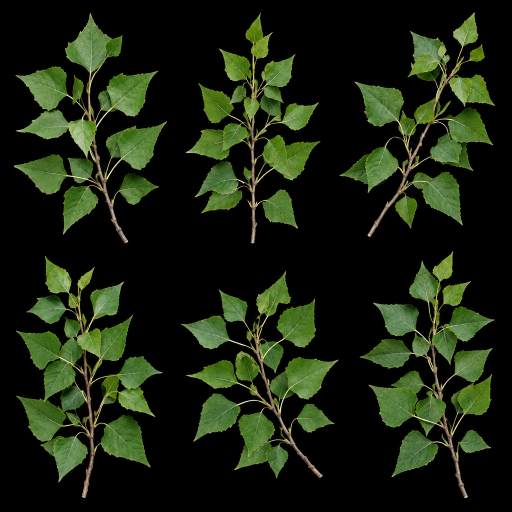
#> input picture source/environment/dabudong_1950/poplar/poplar_branches.png, 1024 x 1024 px, found by its file name (shown at 1/2 size)
$ python prep_textures.py poplar_branches.png poplar_tree.png
#> lines starting #> are read from the running program, lines starting #| are printed output that depends on the picture; after the words box and inside, x2 and y2 are one past the last pixel; in counts of white or black regions, pixels touching at a corner belong together
# Turns the three generated images into the poplar's game textures (2026-11-15).
#   poplar_branches.png  six leafy branches on black   -> T_Poplar_Branches.png (RGBA, colour bled under the alpha)
#   poplar_tree.png      the whole tree on white       -> T_Poplar_Far.png      (RGBA, for the far cross-planes)
#   poplar_bark.png      bark                          -> T_Poplar_Bark.png     (made to tile, darkened a little)
# Also writes branches.json: the box of each branch in the atlas (u0, v0, u1, v1, with v up) and where its stem
# enters (the foot of the twig), for make_poplar.py.
#   python prep_textures.py <dir with the three source images> <out dir>
import sys, json
import numpy as np
from PIL import Image, ImageFilter

src, out = sys.argv[1], sys.argv[2]


def bleed(rgb, alpha, rounds=24):
    # pushes the colour of the opaque texels outward so mips and filtering never pick up the background
    rgb = rgb.astype(np.float64).copy(); mask = alpha > 0.5
    for _ in range(rounds):
        if mask.all(): break
        acc = np.zeros_like(rgb); cnt = np.zeros(mask.shape)
        for dy, dx in ((0, 1), (0, -1), (1, 0), (-1, 0), (1, 1), (1, -1), (-1, 1), (-1, -1)):
            sm = np.roll(mask, (dy, dx), (0, 1)); acc += np.roll(rgb, (dy, dx), (0, 1)) * sm[..., None]; cnt += sm
        new = (~mask) & (cnt > 0)
        rgb[new] = acc[new] / cnt[new][:, None]; mask |= new
    rgb[~mask] = rgb[mask].mean(0)
    return rgb


# ---- branches: black background -> alpha
im = np.asarray(Image.open(src + '/poplar_branches.png').convert('RGB'), np.float64) / 255
lum = im.max(2)
a = np.clip((lum - 0.07) / 0.10, 0, 1)
a = np.asarray(Image.fromarray((a * 255).astype(np.uint8)).filter(ImageFilter.GaussianBlur(0.6)), np.float64) / 255
rgb = bleed(im, a)
#> in bleed, `mask = alpha > 0.5`: mask: shape (1024, 1024) bool; 27.7% white; 9 white regions (3 under 20 px), largest, box (x1, y1, x2, y2) and area: (32, 511, 326, 996) 55311, (28, 25, 334, 487) 49719, (719, 502, 990, 996) 49323, (362, 542, 677, 957) 48869, (679, 24, 990, 474) 45555, (371, 25, 641, 487) 41701
#> the loop in bleed, `for _ in range(rounds):` made 24 passes
#> pass 1, in bleed, `new = (~mask) & (cnt > 0)`:
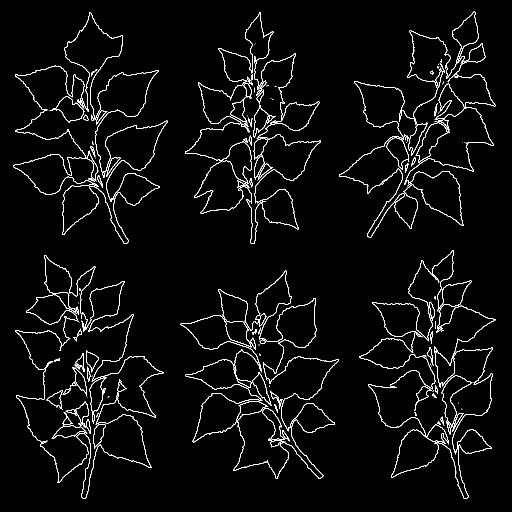
#> new: shape (1024, 1024) bool (shown at 1/2 size); 3.4% white in thin lines or dots, all inside (x1, y1, x2, y2) = (27, 23, 991, 997)
#> after the loop in bleed, `for _ in range(rounds):`: mask: shape (1024, 1024) bool; 68.7% white; 1 black region, box (x1, y1, x2, y2) and area: (0, 0, 1024, 1024) 328714
# August in a drought year: the leaves are a tired, dusty green, not a spring green
rgb = rgb * np.array([0.92, 0.86, 0.74]) + np.array([0.035, 0.03, 0.01])
H, W = a.shape
#> H = 1024; W = 1024
Image.fromarray(np.dstack([np.clip(rgb, 0, 1), a]).__mul__(255).astype(np.uint8), 'RGBA').save(out + '/T_Poplar_Branches.png')
boxes = []
for r in range(2):
    for c in range(3):
        y0, y1, x0, x1 = r * H // 2, (r + 1) * H // 2, c * W // 3, (c + 1) * W // 3
        cell = a[y0:y1, x0:x1] > 0.3
        ys, xs = np.where(cell)
        if len(ys) == 0: continue
        bx0, bx1, by0, by1 = xs.min() + x0 - 4, xs.max() + x0 + 4, ys.min() + y0 - 4, ys.max() + y0 + 4
        # the foot of the twig: the lowest opaque texels
        low = ys > ys.max() - 6
        foot = (xs[low].mean() + x0, ys.max() + y0)
        boxes.append(dict(u0=bx0 / W, u1=bx1 / W, v0=1 - by1 / H, v1=1 - by0 / H, foot_u=foot[0] / W, foot_v=1 - foot[1] / H,
                          aspect=(bx1 - bx0) / (by1 - by0)))
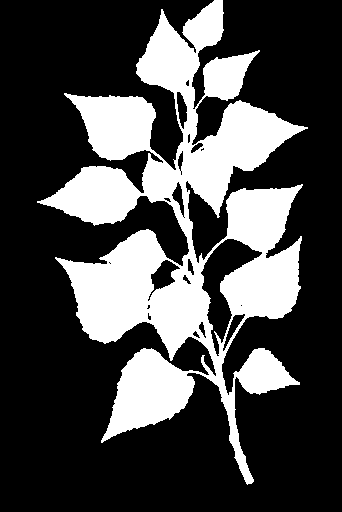
#> cell: shape (512, 342) bool; 28.4% white; 1 white region, box (x1, y1, x2, y2) and area: (37, 0, 308, 485) 49817
#> after the loop, boxes = 6 items
json.dump(boxes, open(out + '/branches.json', 'w'), indent=1)

# ---- whole tree: white background -> alpha
im = np.asarray(Image.open(src + '/poplar_tree.png').convert('RGB'), np.float64) / 255
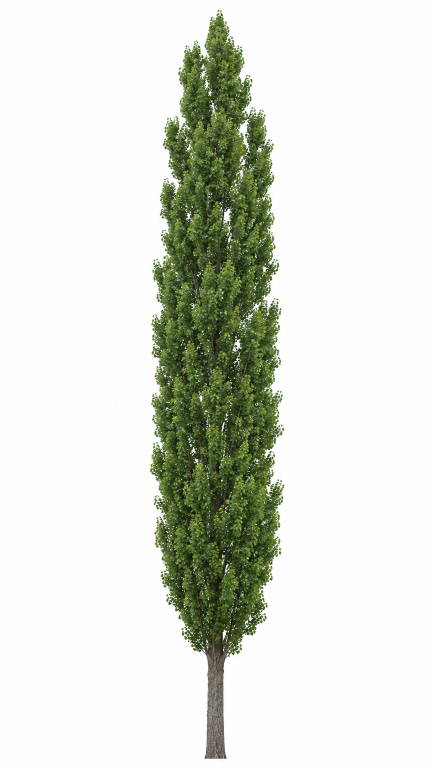
#> input picture source/environment/dabudong_1950/poplar/poplar_tree.png, 864 x 1536 px, found by its file name (shown at 1/2 size)
#> im: shape (1536, 864, 3) float64
whiteness = im.min(2)
a = np.clip((0.93 - whiteness) / 0.10, 0, 1)
#> a: shape (1536, 864) float64
a = np.asarray(Image.fromarray((a * 255).astype(np.uint8)).filter(ImageFilter.GaussianBlur(0.7)), np.float64) / 255
# the far planes are matched to the near foliage, which reads darker and greener once it is lit as a volume
rgb = bleed(im, a) * np.array([0.62, 0.74, 0.52]) + np.array([0.02, 0.025, 0.01])
#> call 2 of bleed, with rounds = 24
#> in bleed (call 2), `mask = alpha > 0.5`: mask: shape (1536, 864) bool; 19.7% white; 23 white regions (12 under 20 px), largest, box (x1, y1, x2, y2) and area: (299, 25, 569, 1518) 261258, (309, 990, 319, 995) 34, (435, 19, 444, 24) 32
#> after the loop in bleed (call 2), `for _ in range(rounds):`:
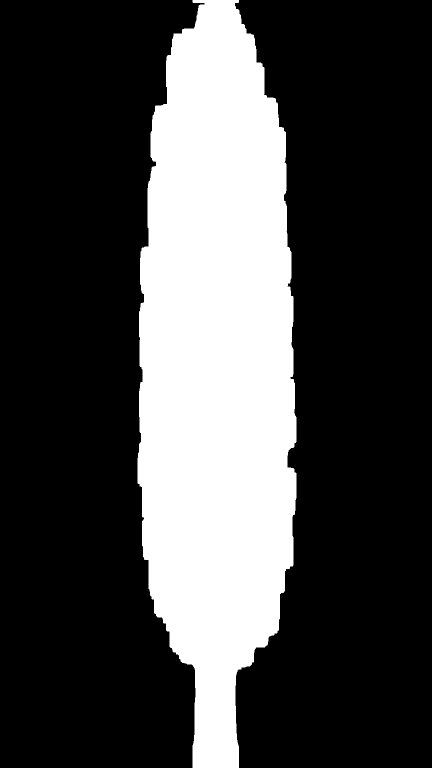
#> mask: shape (1536, 864) bool (shown at 1/2 size); 27.7% white; 1 white region, box (x1, y1, x2, y2) and area: (275, 0, 593, 1536) 367872
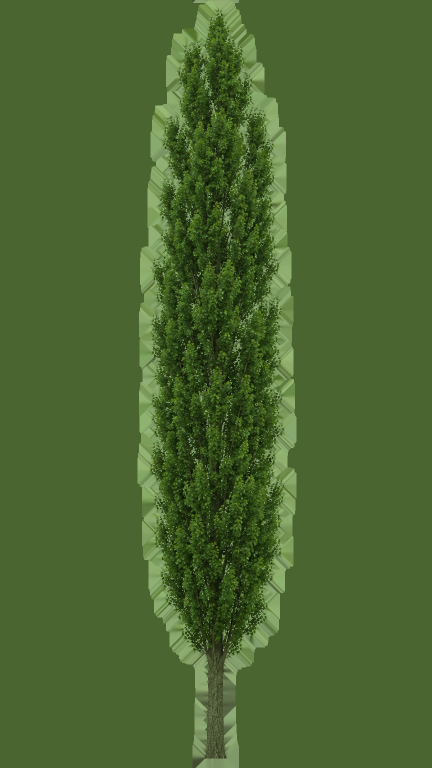
#> rgb: shape (1536, 864, 3) float64 (shown at 1/2 size); mean R, G, B 0.297, 0.399, 0.194
ys, xs = np.where(a > 0.3)
crop = (xs.min() - 6, ys.min() - 6, xs.max() + 6, ys.max() + 2)
#> crop = (293, 13, 574, 1519)
far = Image.fromarray((np.dstack([np.clip(rgb, 0, 1), a]) * 255).astype(np.uint8), 'RGBA').crop(crop)
far = far.resize((256, 1024), Image.LANCZOS)
#> far: PIL image 256x1024 RGBA
far.save(out + '/T_Poplar_Far.png')
json.dump(dict(far_aspect=(crop[2] - crop[0]) / (crop[3] - crop[1])), open(out + '/far.json', 'w'))

# ---- bark: made to tile by cross-fading the image with itself shifted half a tile
b = np.asarray(Image.open(src + '/poplar_bark.png').convert('RGB').resize((1024, 1024), Image.LANCZOS), np.float64) / 255
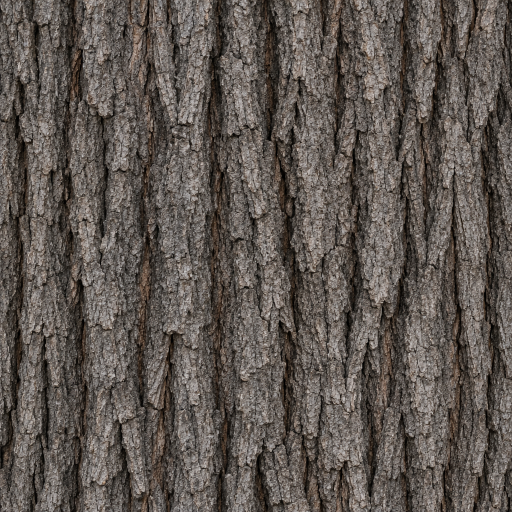
#> input picture source/environment/dabudong_1950/poplar/poplar_bark.png, 1024 x 1024 px, found by its file name (shown at 1/2 size)
n = b.shape[0]
#> n = 1024
shift = np.roll(b, (n // 2, n // 2), (0, 1))
yy, xx = np.mgrid[0:n, 0:n] / (n - 1)
edge = np.minimum(np.minimum(xx, 1 - xx), np.minimum(yy, 1 - yy))     # 0 at the border, 0.5 in the middle
w = np.clip(edge / 0.18, 0, 1)[..., None]
t = b * w + shift * (1 - w)
g = t @ np.array([0.3, 0.59, 0.11])
# grey-brown poplar bark at a middle value: the generated picture came out near black and blue
t = np.clip((g[..., None] - g.mean()) * 0.85 + 0.36, 0, 1) * np.array([1.0, 0.93, 0.84])
Image.fromarray((t * 255).astype(np.uint8)).resize((512, 512), Image.LANCZOS).save(out + '/T_Poplar_Bark.png')
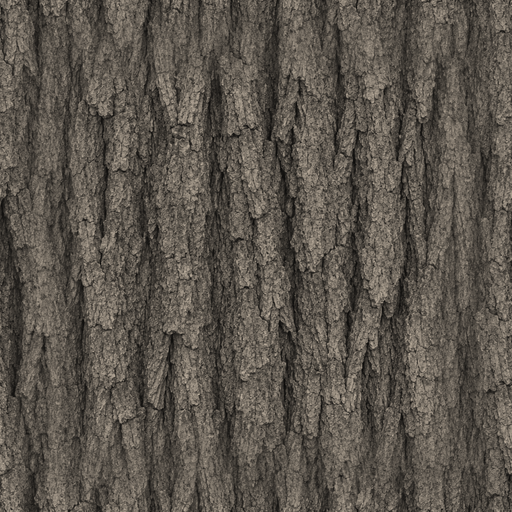
#> saved as T_Poplar_Bark.png: PIL image 512x512 RGB; mean R, G, B 91.3, 84.9, 76.6
print('branches', len(boxes), 'far crop', crop)
#| branches 6 far crop (293, 13, 574, 1519)
